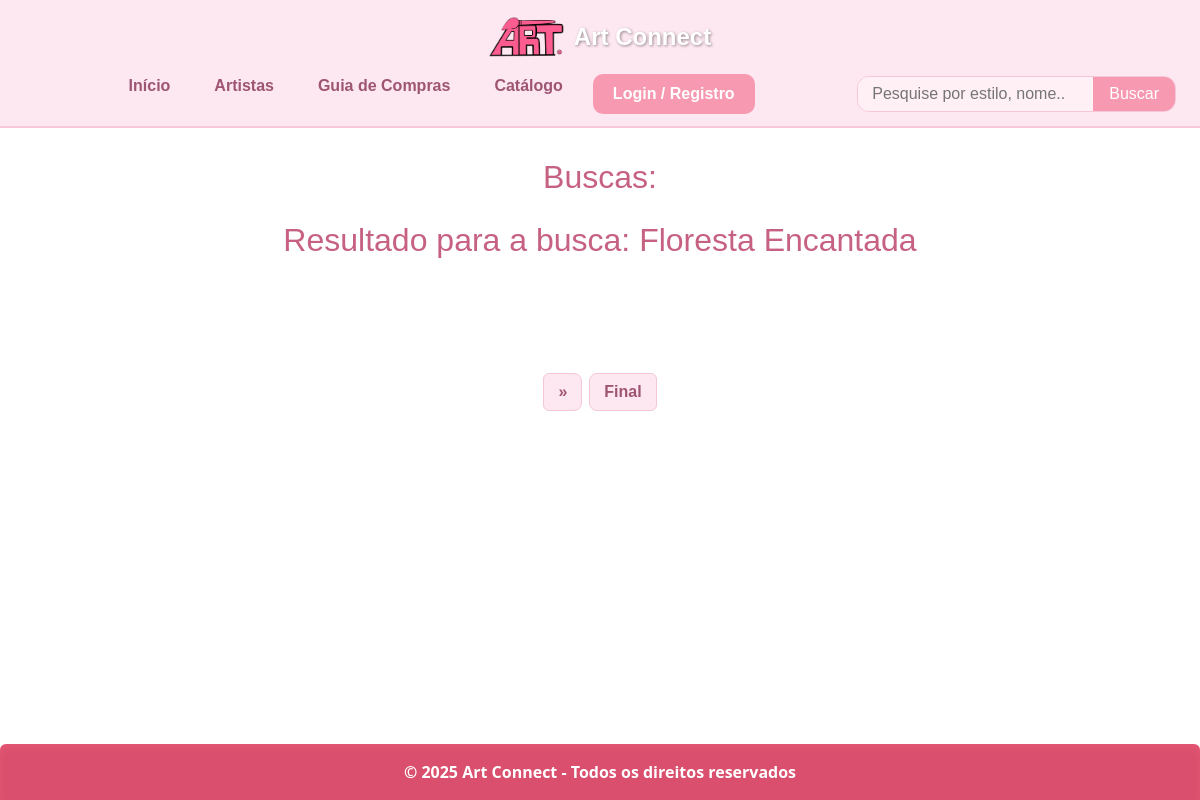
The app's page /usuarios/search.php?busca=Floresta Encantada, older data.
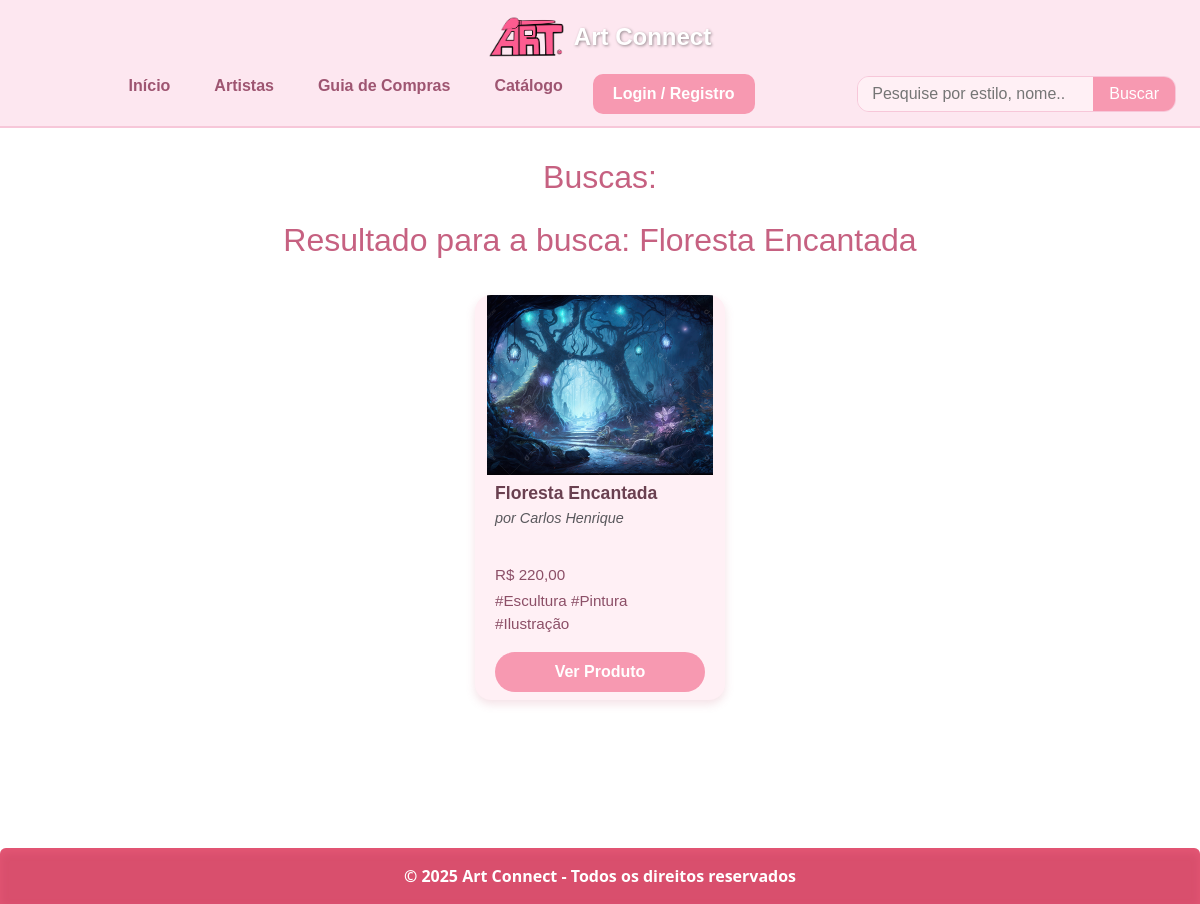
The same page, newer data.
### tables this page shows
CREATE TABLE IF NOT EXISTS `artes` (
  `id` int(11) NOT NULL AUTO_INCREMENT,
  `titulo` varchar(255) NOT NULL,
  `descricao` text DEFAULT NULL,
  `imagem` varchar(255) DEFAULT NULL,
  `preco` decimal(10,2) DEFAULT NULL,
  `desconto` int(11) DEFAULT 0,
  `preco_final` decimal(10,2) DEFAULT NULL,
  `artista_id` int(11) NOT NULL,
  `data_publicacao` datetime DEFAULT current_timestamp(),
  `preco_promocao` decimal(10,2) DEFAULT 0.00,
  `promocao` bit(1) NOT NULL,
  `status` bit(1) NOT NULL,
  PRIMARY KEY (`id`),
  KEY `fk_artista` (`artista_id`)
);

CREATE TABLE IF NOT EXISTS `usuarios` (
  `id` int(11) NOT NULL AUTO_INCREMENT,
  `nome` varchar(100) NOT NULL,
  `nome_social` varchar(100) DEFAULT NULL,
  `email` varchar(100) NOT NULL,
  `senha` varchar(255) NOT NULL,
  `tipo` bit(1) NOT NULL,
  `cpf` varchar(14) NOT NULL,
  `rg` varchar(20) DEFAULT NULL,
  `data_nascimento` date DEFAULT NULL,
  `foto` varchar(255) DEFAULT NULL,
  `status` bit(1) NOT NULL,
  `data_cadastro` datetime NOT NULL,
  `apelido` varchar(50) DEFAULT NULL,
  `sexo` char(1) DEFAULT NULL,
  `descricao` text DEFAULT NULL,
  `cidade` varchar(40) NOT NULL,
  `estado` char(2) NOT NULL,
  PRIMARY KEY (`id`),
  UNIQUE KEY `unique_email` (`email`),
  UNIQUE KEY `unique_cpf` (`cpf`)
);

### usuarios/search.php (the view, shortened to what this page needs)
<?php
require_once '../conexao.php';
if (isset($_GET['busca']) && $_GET['busca'] != '') {
    $busca = $_GET['busca'];
    $sql_cont = "SELECT id FROM artes WHERE titulo LIKE '%$busca%'";
    $query_cont = mysqli_query($conexao, $sql_cont);
    $quantidade = mysqli_num_rows($query_cont);
    $paginaAtual = isset($_GET['pagina']) && !empty($_GET['pagina']) ? $_GET['pagina'] : 1;
    $buscapag = "&busca=" . $busca;
    $paginaQtdd = 4;
    $valorInicial = ($paginaAtual * $paginaQtdd) - $paginaQtdd;
    $paginaFinal = ceil($quantidade / $paginaQtdd);
    $paginaProxima = $paginaAtual + 1;
    $sql = "SELECT artes.*, usuarios.nome AS nome_artista
        FROM artes
        LEFT JOIN usuarios ON artes.artista_id = usuarios.id
        WHERE titulo LIKE '%$busca%'
        ORDER BY artes.id DESC
        LIMIT $valorInicial, $paginaQtdd";
    $res = mysqli_query($conexao, $sql);
}
?>
<!DOCTYPE html>
<html lang="pt">
<head>
  <link href="https://cdn.jsdelivr.net/npm/bootstrap@5.3.2/dist/css/bootstrap.min.css" rel="stylesheet" />
  <link rel="stylesheet" href="https://cdnjs.cloudflare.com/ajax/libs/slick-carousel/1.8.1/slick.min.css" />
  <link rel="stylesheet" href="https://cdnjs.cloudflare.com/ajax/libs/slick-carousel/1.8.1/slick-theme.min.css" />
    <link rel="stylesheet" href="../css/busca.css">
</head>
<?php include("topo.php"); ?>
<body>
    <section class="catalogo">
        <h2>Buscas:</h2>
        <h2 class="titulo-main">Resultado para a <span>busca: <?php echo $busca ?> </span></h2>
        <div class="row mt-4">
            <?php while ($linha = mysqli_fetch_assoc($res)) {
                $tags = [];
                $tag_res = mysqli_query($conexao, "SELECT t.nome FROM arte_tag at INNER JOIN tags t ON at.tag_id = t.id WHERE at.arte_id = {$linha['id']}");
                while ($t = mysqli_fetch_assoc($tag_res)) {
                    $tags[] = "#" . $t['nome'];
                }
                $caminhoImagem = "../images/produtos/" . $linha['imagem'];
                $imagem = (!empty($linha['imagem']) && file_exists($caminhoImagem)) ? $caminhoImagem : "../images/assets/img/placeholder-produto.jpg";
                $preco = number_format($linha['preco'], 2, ',', '.');
                $temDesconto = $linha['desconto'] > 0;
                $precoFinal = $temDesconto ? $linha['preco'] * (1 - $linha['desconto'] / 100) : $linha['preco'];
                $precoFinalFormatado = number_format($precoFinal, 2, ',', '.');
                echo "
                <div class='catalogo-card'>
                    <img src='$imagem' alt='Arte de {$linha['nome_artista']}' style='width: 100%; height: 180px; object-fit: cover;'>";
                echo "
                    <div class='conteudo p-2'>
                        <h5 class='mb-1'>{$linha['titulo']}</h5>
                        <small class='text-muted'>por {$linha['nome_artista']}</small><br>
                        <p class='mb-1'>";
                if ($temDesconto) {
                    echo "<del style='font-size: 12px;'>R$ $preco</del> <strong class='text-success' style='font-size: 16px;'>R$ $precoFinalFormatado</strong>";
                } else {
                    echo "R$ $preco";
                }
                echo "</p>
                        <p class='mb-1'>" . implode(' ', $tags) . "</p>
                        <a href='catalogo/produto.php?id={$linha['id']}' class='btn-ver-perfil'>Ver Produto</a>
                    </div>
                </div>";
            } ?>
        </div>
        <div class="col-12 mt-5">
            <nav aria-label="paginacao">
                <ul class="pagination justify-content-center">
                    <?php if ($paginaAtual != $paginaFinal) { ?>
                        <li class="page-item"><a class="page-link" href="?pagina=<?php echo $paginaProxima . $buscapag; ?>" aria-label="Next"><span aria-hidden="true">&raquo;</span></a></li>
                        <li class="page-item"><a class="page-link" href="?pagina=<?php echo $paginaFinal . $buscapag; ?>">Final</a></li>
                    <?php } ?>
                </ul>
            </nav>
        </div>
    </section>
     <footer class="bg-rose text-white py-3 text-center rounded-top">
    <p class="mb-0">&copy; 2025 Art Connect - Todos os direitos reservados</p>
  </footer>
</body>
</html>

Row changes from the older to the newer data that the page shows:
now on this page (row edited): artes: imagem (picture), titulo "Floresta Encantada", artista.nome "Carlos Henrique", preco "220,00", tags "#Escultura #Pintura #Ilustração"
Text that changed along with them:
text no longer shown: "» Final"
